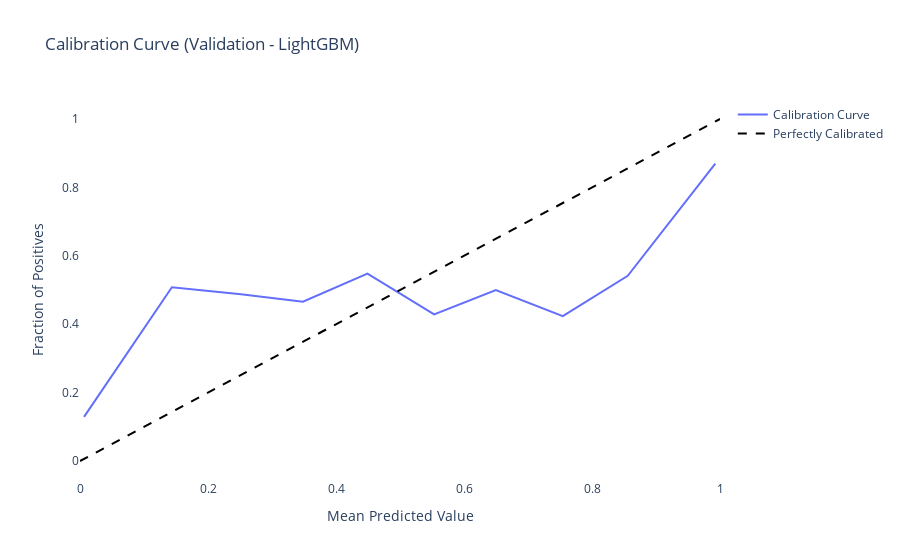
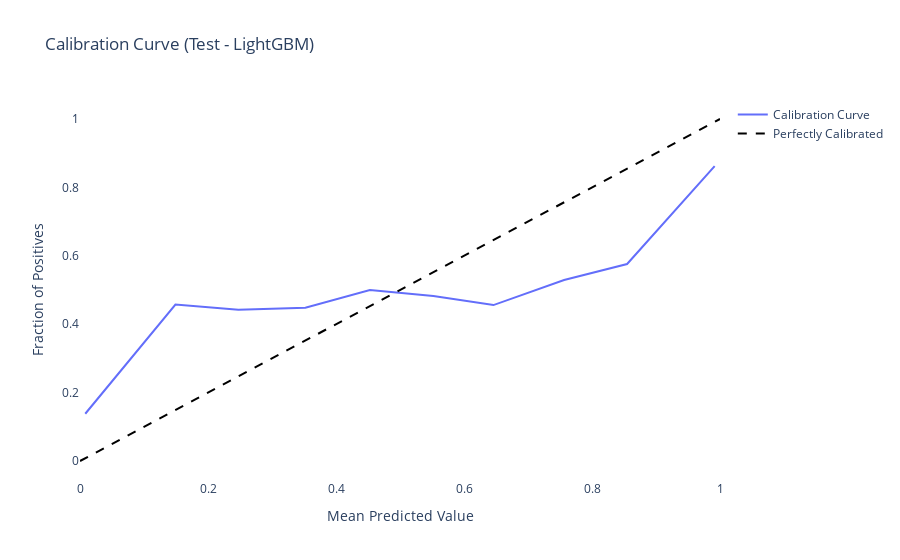

Notebook cell for these charts, in order:
### Code cell
plot_calibration_metrics("LightGBM", model, X_valid, X_test, y_valid, y_test)

### Figure 1 — Plotly figure (JSON) as saved in the notebook; plotly's stock layout.template omitted (floating-point values rounded to 4 significant figures)
{"data": [{"mode": "lines", "name": "Calibration Curve", "type": "scatter", "x": [0.00629, 0.1436, 0.2514, 0.3484, 0.4492, 0.5533, 0.6497, 0.7544, 0.8559, 0.9927], "y": [0.129, 0.5081, 0.4875, 0.4655, 0.5479, 0.4286, 0.5, 0.4235, 0.5417, 0.8698]}, {"line": {"color": "black", "dash": "dash"}, "mode": "lines", "name": "Perfectly Calibrated", "type": "scatter", "x": [0, 1], "y": [0, 1]}], "layout": {"paper_bgcolor": "rgba(0,0,0,0)", "plot_bgcolor": "rgba(0,0,0,0)", "title": {"text": "Calibration Curve (Validation - LightGBM)"}, "xaxis": {"title": {"text": "Mean Predicted Value"}}, "yaxis": {"title": {"text": "Fraction of Positives"}}}}

### Figure 2 — Plotly figure (JSON) as saved in the notebook; plotly's stock layout.template omitted (floating-point values rounded to 4 significant figures)
{"data": [{"mode": "lines", "name": "Calibration Curve", "type": "scatter", "x": [0.008226, 0.1491, 0.2475, 0.3522, 0.453, 0.5521, 0.646, 0.7564, 0.8548, 0.9917], "y": [0.1382, 0.4574, 0.4421, 0.4483, 0.5, 0.4821, 0.4559, 0.5294, 0.576, 0.8624]}, {"line": {"color": "black", "dash": "dash"}, "mode": "lines", "name": "Perfectly Calibrated", "type": "scatter", "x": [0, 1], "y": [0, 1]}], "layout": {"paper_bgcolor": "rgba(0,0,0,0)", "plot_bgcolor": "rgba(0,0,0,0)", "title": {"text": "Calibration Curve (Test - LightGBM)"}, "xaxis": {"title": {"text": "Mean Predicted Value"}}, "yaxis": {"title": {"text": "Fraction of Positives"}}}}
